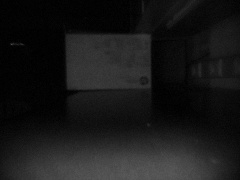
#> input picture pointcloud/images/output_image.jpg, 240 x 180 px, found by its file name
$ python 3D_visualization.py
#> lines starting #> are read from the running program, lines starting #| are printed output that depends on the picture
import numpy as np
import matplotlib.pyplot as plt
from mpl_toolkits.mplot3d import Axes3D
from PIL import Image

# Load the depth image
depth_image = Image.open('output_image.jpg')  # Replace with your depth image file
#> depth_image is the input picture: PIL image 240x180 L; min 0, max 95, mean 24.4
depth_map = np.array(depth_image)

# Define camera parameters
focal_length_x = 500
focal_length_y = 500
center_x = depth_map.shape[1] / 2
#> center_x = 120
center_y = depth_map.shape[0] / 2
#> center_y = 90

# Create meshgrid
x, y = np.meshgrid(np.arange(depth_map.shape[1]), np.arange(depth_map.shape[0]))

# Convert depth map to 3D point cloud
point_cloud_x = (x - center_x) * depth_map / focal_length_x
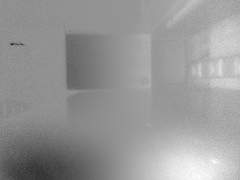
#> point_cloud_x: shape (180, 240) float64; min -16.13, max 11.53, mean 0.313; drawn with min black and max white
point_cloud_y = (y - center_y) * depth_map / focal_length_y
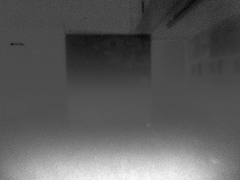
#> point_cloud_y: shape (180, 240) float64; min -7.02, max 15.96, mean 1.25; drawn with min black and max white
point_cloud_z = depth_map

# Replace colors with numerical values (for example, depth values)
# You can modify this based on the numerical data you want to use
numerical_values = point_cloud_z.flatten()

# Normalize numerical values to use as colors
min_value = numerical_values.min()
#> min_value = 0
max_value = numerical_values.max()
#> max_value = 95
normalized_values = (numerical_values - min_value) / (max_value - min_value)

# Visualize the 3D point cloud with colored points
fig = plt.figure()
ax = fig.add_subplot(111, projection='3d')
scatter = ax.scatter(point_cloud_x, point_cloud_y, point_cloud_z, c=normalized_values, s=1, cmap='viridis')
fig.colorbar(scatter, ax=ax, label='Numerical Values')  # Add colorbar to show value-to-color mapping
ax.set_xlabel('X')
ax.set_ylabel('Y')
ax.set_zlabel('Depth')
plt.show()
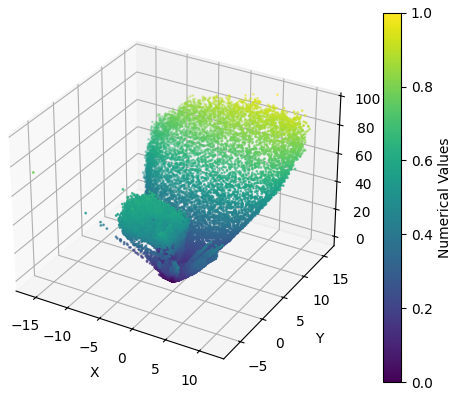
#> figure drawn by matplotlib, 2 panels

# Plane fitting code (same as before)
points = np.stack((point_cloud_x.flatten(), point_cloud_y.flatten(), point_cloud_z.flatten()), axis=-1)
coefficients = np.linalg.lstsq(points, -point_cloud_z.flatten(), rcond=None)[0]
#> coefficients = [2.82, -18.45, 6.21]
A, B, C = coefficients
#> A = 2.82; B = -18.45; C = 6.21
D = -1
print(f"Equation of the plane: {A}x + {B}y + {C}z + {D} = 0")
#| Equation of the plane: 2.8170394786140274x + -18.450871813216096y + 6.213246089035382z + -1 = 0
